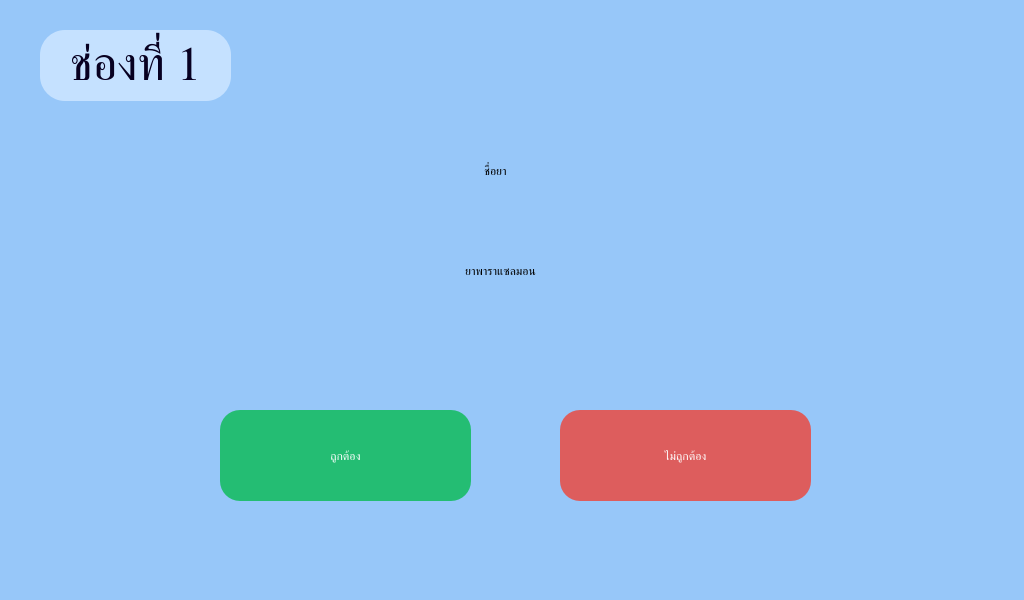
<?xml version="1.0" encoding="UTF-8"?>
<ui version="4.0">
 <class>background_confirm_pill_name</class>
 <widget class="QDialog" name="background_confirm_pill_name">
  <property name="geometry">
   <rect>
    <x>0</x>
    <y>0</y>
    <width>1024</width>
    <height>600</height>
   </rect>
  </property>
  <property name="windowTitle">
   <string>Dialog</string>
  </property>
  <property name="styleSheet">
   <string notr="true">QWidget#background_confirm_pill_name{
background-color: #97C7F9}</string>
  </property>
  <widget class="QLabel" name="no_channel">
   <property name="geometry">
    <rect>
     <x>40</x>
     <y>30</y>
     <width>191</width>
     <height>71</height>
    </rect>
   </property>
   <property name="font">
    <font>
     <family>JasmineUPC</family>
     <pointsize>36</pointsize>
     <weight>9</weight>
     <italic>false</italic>
     <bold>false</bold>
    </font>
   </property>
   <property name="styleSheet">
    <string notr="true">background-color: #C5E1FF;
font: 75 36pt &quot;JasmineUPC&quot;;
border-radius: 25px;
color: #070021;
</string>
   </property>
   <property name="text">
    <string>ช่องที่ 1</string>
   </property>
   <property name="alignment">
    <set>Qt::AlignCenter</set>
   </property>
  </widget>
  <widget class="QLabel" name="label_1">
   <property name="geometry">
    <rect>
     <x>410</x>
     <y>130</y>
     <width>171</width>
     <height>81</height>
    </rect>
   </property>
   <property name="styleSheet">
    <string notr="true">font:42pt &quot;JasmineUPC&quot;;</string>
   </property>
   <property name="text">
    <string>ชื่อยา</string>
   </property>
   <property name="alignment">
    <set>Qt::AlignCenter</set>
   </property>
  </widget>
  <widget class="QLabel" name="show_pill_name">
   <property name="geometry">
    <rect>
     <x>220</x>
     <y>230</y>
     <width>561</width>
     <height>81</height>
    </rect>
   </property>
   <property name="styleSheet">
    <string notr="true">font: 52pt &quot;JasmineUPC&quot;;</string>
   </property>
   <property name="text">
    <string>ยาพาราแซลมอน</string>
   </property>
   <property name="alignment">
    <set>Qt::AlignCenter</set>
   </property>
  </widget>
  <widget class="QToolButton" name="button_correct_pill_name">
   <property name="geometry">
    <rect>
     <x>220</x>
     <y>410</y>
     <width>251</width>
     <height>91</height>
    </rect>
   </property>
   <property name="styleSheet">
    <string notr="true">

QToolButton#button_correct_pill_name {
   	font: 75 36pt &quot;JasmineUPC&quot;;
   background-color:#24BD73;
   color: #ffffff;
   border-radius:20px;
}
QToolButton#button_correct_pill_name:hover {
	font: 75 36pt &quot;JasmineUPC&quot;;
	background-color:#23B36D;
	color: #ffffff;
	border-radius:20px;
	width: 170px;
	height:100px;
}</string>
   </property>
   <property name="text">
    <string>ถูกต้อง</string>
   </property>
  </widget>
  <widget class="QToolButton" name="button_incorrect_pill_name">
   <property name="geometry">
    <rect>
     <x>560</x>
     <y>410</y>
     <width>251</width>
     <height>91</height>
    </rect>
   </property>
   <property name="styleSheet">
    <string notr="true">QToolButton#button_incorrect_pill_name {
   	font: 75 36pt &quot;JasmineUPC&quot;;
    background-color: #DD5D5D;
      border-radius:20px;
    color: white;
}
QToolButton#button_incorrect_pill_name:hover {
   	font: 75 36pt &quot;JasmineUPC&quot;;
    background-color: rgb(255, 50, 50);
      border-radius:20px;
    color: white;
}</string>
   </property>
   <property name="text">
    <string>ไม่ถูกต้อง</string>
   </property>
  </widget>
 </widget>
 <resources/>
 <connections/>
</ui>
